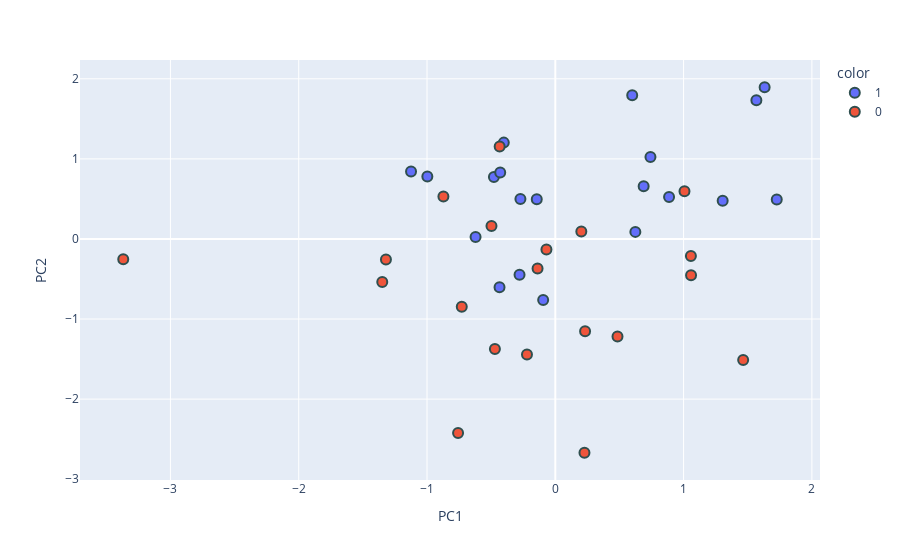

Notebook code for this chart:
### Markdown cell above
## Visualization

### Code cell
fig = px.scatter(new_df,
                x = new_df['PC1'],
                y = new_df['PC2'],
                color = new_df['target'].astype('str')
                )

fig.update_traces(marker = dict(size = 10,
                               line = dict(width = 2,
                                          color = 'DarkSlateGrey')),
                 selector = dict(mode = 'markers'))

fig.show()

### Figure 1 — Plotly figure (JSON) as saved in the notebook; plotly's stock layout.template omitted (floating-point values rounded to 4 significant figures)
{"data": [{"hovertemplate": "color=1<br>PC1=%{x}<br>PC2=%{y}<extra></extra>", "legendgroup": "1", "marker": {"color": "#636efa", "line": {"color": "DarkSlateGrey", "width": 2}, "size": 10, "symbol": "circle"}, "mode": "markers", "name": "1", "orientation": "v", "showlegend": true, "type": "scatter", "x": [1.726, 0.6886, -0.4348, -0.09456, -0.2719, -0.4015, -0.2787, -1.125, -0.4784, 0.7417, -0.4294, 0.8867, -0.6216, 0.5994, -0.1446, 0.624, 1.632, 1.567, -0.9974, 1.305], "xaxis": "x", "y": [0.4925, 0.6581, -0.6038, -0.7616, 0.4982, 1.203, -0.4476, 0.8422, 0.7744, 1.024, 0.8293, 0.5227, 0.02311, 1.796, 0.4949, 0.08837, 1.895, 1.731, 0.7789, 0.4766], "yaxis": "y"}, {"hovertemplate": "color=0<br>PC1=%{x}<br>PC2=%{y}<extra></extra>", "legendgroup": "0", "marker": {"color": "#EF553B", "line": {"color": "DarkSlateGrey", "width": 2}, "size": 10, "symbol": "circle"}, "mode": "markers", "name": "0", "orientation": "v", "showlegend": true, "type": "scatter", "x": [-0.2208, -3.368, 0.2273, -0.4337, -0.729, 1.464, 0.2321, 1.007, -1.349, 1.058, -1.32, 0.4848, -0.4975, 1.057, -0.8722, -0.06918, -0.1383, -0.7579, -0.4708, 0.2028], "xaxis": "x", "y": [-1.442, -0.2546, -2.67, 1.153, -0.8465, -1.511, -1.153, 0.596, -0.5361, -0.452, -0.257, -1.218, 0.1614, -0.2127, 0.5307, -0.131, -0.3684, -2.423, -1.373, 0.09181], "yaxis": "y"}], "layout": {"legend": {"title": {"text": "color"}, "tracegroupgap": 0}, "margin": {"t": 60}, "xaxis": {"anchor": "y", "domain": [0, 1], "title": {"text": "PC1"}}, "yaxis": {"anchor": "x", "domain": [0, 1], "title": {"text": "PC2"}}}}
